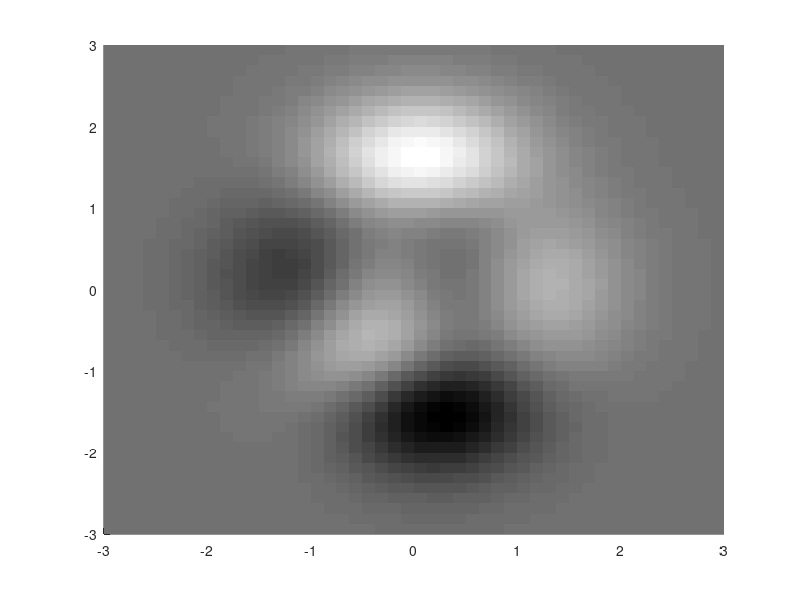

Reproduce this figure in MATLAB. (Note: this script raises an error after producing the figure.)
%%

% the data that you want to plot as a 3D surface.
[x,y,z] = peaks;
 
% get the corners of the domain in which the data occurs.
min_x = min(min(x));
min_y = min(min(y));
max_x = max(max(x));
max_y = max(max(y));
 
% the image data you want to show as a plane.
planeimg = abs(z);
 
% scale image between [0, 255] in order to use a custom color map for it.
minplaneimg = min(min(planeimg)); % find the minimum
scaledimg = (floor(((planeimg - minplaneimg) ./ ...
    (max(max(planeimg)) - minplaneimg)) * 255)); % perform scaling
 
% convert the image to a true color image with the jet colormap.
colorimg = ind2rgb(scaledimg,jet(256));
 
% set hold on so we can show multiple plots / surfs in the figure.
figure; hold on;
 
% do a normal surface plot.
surf(x,y,z,'edgecolor','none');
 
% set a colormap for the surface
colormap(gray);
 
% desired z position of the image plane.
imgzposition = -10;
 
% plot the image plane using surf.
surf([min_x max_x],[min_y max_y],repmat(imgzposition, [2 2]),...
    colorimg,'facecolor','texture')
 
% set the view.
view(45,30);
 
% label the axes
xlabel('x');
ylabel('y');
zlabel('z');